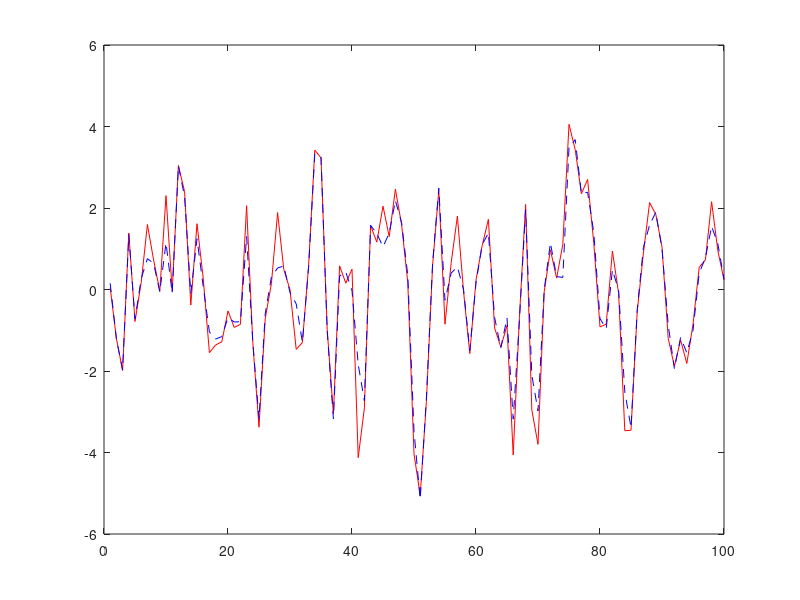
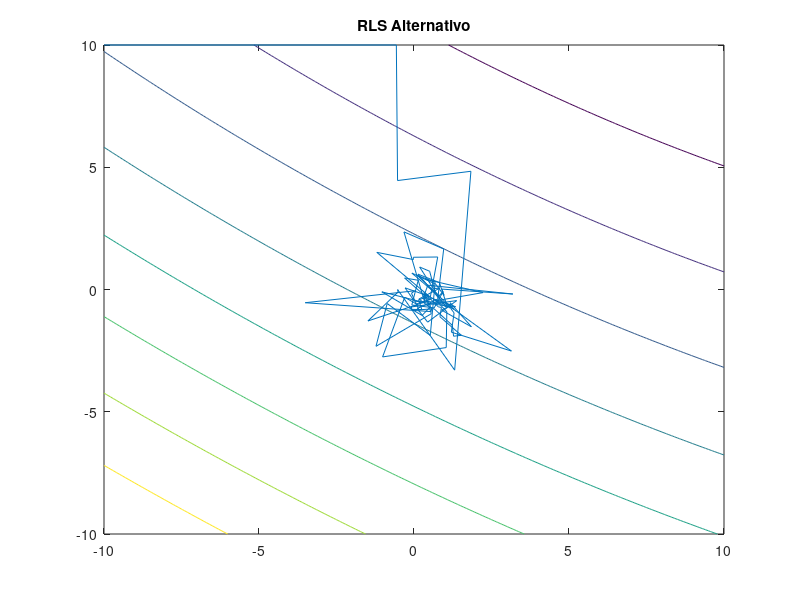
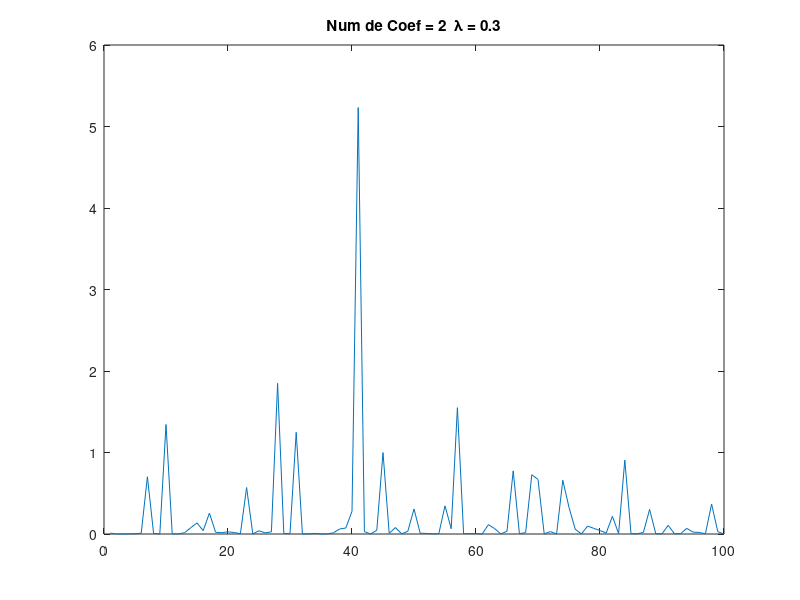

Write MATLAB code to recreate these figures, in order.
% Lista 4 - Questão 04

% Limpa o workspace, o console e fecha todas as janelas
clear, clc, close all;

% Número de amostras
amostras = 100;

% Coeficientes da função de transferência do canal
H = [1; 1.6];

% Dados gaussianos
dados = randn(amostras,1);
%dados = sin(1:amostras)';
% Aplicação dos dados de entrada a função de transferência do sistema
% através de convolução
x = conv(dados,H);


% Realiza a estimação da matriz de correlação média
%R = estimar_matriz_autocorrelacao();
R =zeros(2,2);
xr=conv(dados,H);
for i=2:length(xr)
    v=[xr(i);xr(i-1)];
    R = R + v*v';
end
R = R/(amostras);
% Realiza a estimação do vetor de correlação cruzada médio
%p = estimar_correlacao_cruzada();
xp=conv(dados,H);
p=zeros(2,1);
for i=1:length(xp)-1
    v=[xp(i);xp(i+1)];
    p = p + v * dados(i);
end

% Calcula a superfície de erro
m = -10:0.1:10;
n = m;
J = zeros(length(m),length(n));
for i=1:length(m)
    for j=1:length(n)
        aux = [m(i);n(j)];
        J(i,j) = 1 - 2*aux'*p + aux'*R*aux;
    end
end
J = J';

% RLS ALTERNATIVO
num_ite = amostras;
num_taps = 2;
input = x(1:num_ite+1);
lambda = 0.3;
delta = 100;
w = [-10 10]';
sd = delta*eye(num_taps);
pd = zeros(num_taps, 1);

xRLS = zeros(num_taps, 1);
err_vec = zeros(num_ite, 1);
y = zeros(num_ite, 1);
for k = 1:num_ite 
    wplot(:,k)=w;
   d = input(k+1);
   if (k < num_taps)
       xRLS = [input(k); xRLS(1:end-1)];
   else
       xRLS = input(k:-1:k-num_taps+1);
   end
   e = d - xRLS'*w;
   phi = sd*xRLS;
   
   sd = 1/lambda*(sd - (phi*phi')/(lambda + phi'*xRLS));
   
   w = w + e*sd*xRLS;
   
   y(k) = w'*xRLS;
   err_vec(k) = d - y(k);
end
figure(1)
plot(input(2:end), 'r');
hold on;
plot(y, 'b--');
hold off;
figure(2)
contour(m,n,J,8);
hold on
plot(wplot(1,1:end),wplot(2,1:end));
title('RLS Alternativo');
figure(3)
plot(err_vec.^2);
title(['Num de Coef = 2  \lambda = ' num2str(lambda)]);
